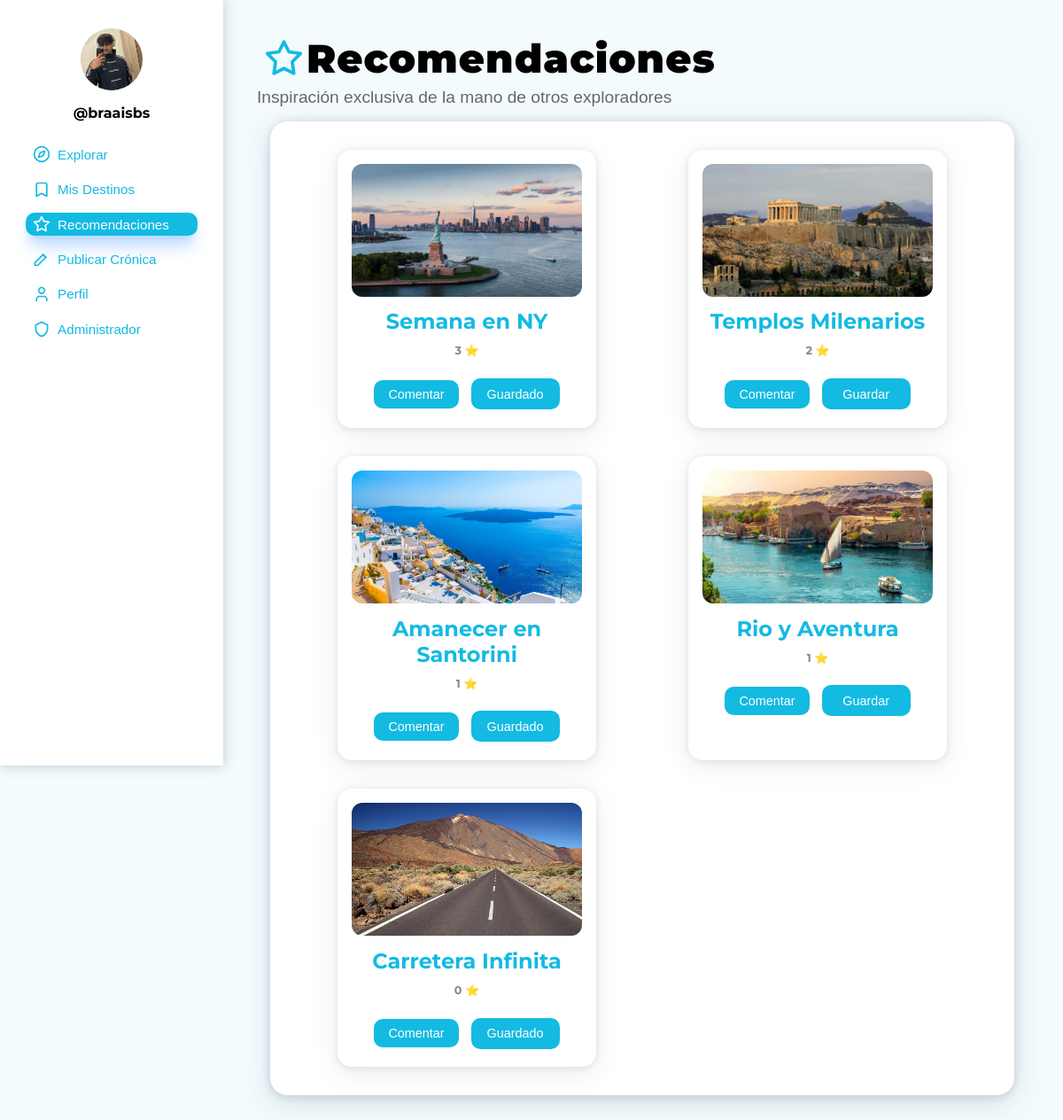
Page /admin-recomendaciones.php (signed in) on the committed database.
### tables this page shows
CREATE TABLE `cronica` (
  `id_cronica` int(11) NOT NULL,
  `titulo` varchar(300) NOT NULL,
  `ruta` text NOT NULL,
  `experiencia` longtext NOT NULL,
  `fecha_publicacion` datetime NOT NULL DEFAULT current_timestamp(),
  `imagen_principal` varchar(500) DEFAULT NULL,
  `id_usuario` int(11) NOT NULL,
  `id_destino` int(11) NOT NULL,
  `estado` enum('Publicada','Pendiente','Rechazada') NOT NULL DEFAULT 'Pendiente',
  `num_recomendados` int(11) NOT NULL
);

CREATE TABLE `usuario` (
  `id_usuario` int(11) NOT NULL,
  `nombre_usuario` varchar(100) NOT NULL,
  `nombre` varchar(100) NOT NULL,
  `apellido1` varchar(100) NOT NULL,
  `correo` varchar(150) NOT NULL,
  `contrasena` varchar(255) NOT NULL,
  `rol` enum('administrador','explorador','normal') NOT NULL DEFAULT 'normal',
  `foto_perfil` varchar(500) DEFAULT 'imagenes/NoUser.png',
  `descripcion` text DEFAULT NULL,
  `ubicacion` varchar(200) DEFAULT NULL,
  `paises_visitados` int(11) DEFAULT 0,
  `num_publicaciones` int(11) DEFAULT 0,
  `fecha_registro` timestamp NOT NULL DEFAULT current_timestamp()
);

### admin-recomendaciones.php (the view, shortened to what this page needs)
<?php
$servidor   = "localhost";
$usuario_bd = "root";
$password_bd = "";
$nombre_bd  = "portal_viajes";
try {
    $pdo = new PDO("mysql:host=$servidor;dbname=$nombre_bd;charset=utf8mb4", $usuario_bd, $password_bd);
    $pdo->setAttribute(PDO::ATTR_ERRMODE, PDO::ERRMODE_EXCEPTION);
    $id_usuario = $_SESSION['usuario_id'];
    $stmt_usuario = $pdo->prepare("SELECT * FROM usuario WHERE id_usuario = ? LIMIT 1");
    $stmt_usuario->execute([$id_usuario]);
    $usuario = $stmt_usuario->fetch(PDO::FETCH_ASSOC);
    $stmt_cronicas = $pdo->prepare("
        SELECT c.*, d.nombre AS destino
        FROM cronica c
        JOIN destino d ON c.id_destino = d.id_destino
        WHERE c.estado = 'Publicada'
        ORDER BY c.num_recomendados DESC, c.fecha_publicacion DESC
    ");
    $stmt_cronicas->execute();
    $cronicas = $stmt_cronicas->fetchAll(PDO::FETCH_ASSOC);
} catch (PDOException $e) {
    die("Error de conexión: " . $e->getMessage());
}
?>
<!DOCTYPE html>
<html lang="es">
    <head>
        <link rel="stylesheet" href="estilo.css" />
    </head>
    <body>
        <div class="estructura">
            <main>
                <header class="caja-encabezado-principal">
                    <h1 class="encabezado-principal seccion-recomendaciones">Recomendaciones</h1>
                    <p class="subtitulo-principal">Inspiración exclusiva de la mano de otros exploradores</p>
                </header>
                <div class="caja-principal">
                    <div class="cronicas">
                        <?php if (!empty($cronicas)): ?>
                            <?php foreach ($cronicas as $cronica): ?>
                                <?php
                                $stmt_check = $pdo->prepare("SELECT 1 FROM cronica_guardada WHERE id_usuario = ? AND id_cronica = ?");
                                $stmt_check->execute([$id_usuario, $cronica['id_cronica']]);
                                $ya_guardada = $stmt_check->fetch() !== false;
                                ?>
                                <article class="cronica">
                                    <a href="admin-cronica.php?id=<?php echo $cronica['id_cronica']; ?>" class="enlace-leer-cronica">
                                        <img src="<?php echo htmlspecialchars($cronica['imagen_principal']); ?>"
                                             alt="Foto de <?php echo htmlspecialchars($cronica['titulo']); ?>" />
                                        <h2 class="titulo-cronica">
                                            <?php echo htmlspecialchars($cronica['titulo']); ?>
                                            <br>
                                            <span style="font-size: 0.8rem; color: #888;"> <?php echo $cronica['num_recomendados']; ?> &#x2B50;</span>
                                        </h2>
                                    </a>
                                    <a href="admin-cronica.php?id=<?php echo $cronica['id_cronica']; ?>#comentarios-seccion" class="boton-accion" style="text-decoration:none; text-align:center;">Comentar</a>
                                    <form method="POST" style="display:inline;">
                                        <button type="submit" class="boton-accion">
                                            <?php echo $ya_guardada ? 'Guardado' : 'Guardar'; ?>
                                        </button>
                                    </form>
                                </article>
                            <?php endforeach; ?>
                        <?php else: ?>
                            <p class="sin-resultados">No hay crónicas publicadas todavía.</p>
                        <?php endif; ?>
                    </div>
                </div>
            </main>
            <aside>
                <?php if (!empty($usuario)): ?>
                    <img class="foto-perfil"
                         src="<?php echo htmlspecialchars($usuario['foto_perfil'] ?: 'imagenes/NoUser.png'); ?>"
                         alt="Imagen de perfil" />
                    <h3 class="nombre-usuario">@<?php echo htmlspecialchars(trim($usuario['nombre_usuario'])); ?></h3>
                <?php else: ?>
                    <img class="foto-perfil" src="imagenes/NoUser.png" alt="Imagen de perfil" />
                    <h3 class="nombre-usuario">@Usuario</h3>
                <?php endif; ?>
                <nav class="menu-principal">
                    <div class="grupo-menu">
                        <a href="admin-explorar.php" class="enlace-menu explorar">Explorar</a>
                        <a href="admin-misdestinos.php" class="enlace-menu mis-destinos">Mis Destinos</a>
                        <a href="<?php echo $_SERVER['PHP_SELF']; ?>" class="enlace-menu activo recomendaciones">Recomendaciones</a>
                        <a href="admin-publicarcronica.php" class="enlace-menu publicar-cronica">Publicar Crónica</a>
                        <a href="admin-perfil.php" class="enlace-menu perfil">Perfil</a>
                        <a href="admin-pendiente.php" class="enlace-menu administrador">Administrador</a>
                    </div>
                </nav>
            </aside>
        </div>
    </body>
</html>

### estilo.css (style rules this page uses)
:root { --color-azul: #13bae2; --color-fondo-general: #f4fbfd; --color-letra-negra: #000000; --color-letra-gris: #666666; }
html, body { max-width: 100vw; overflow-x: hidden; }
h1, h2, h3, h4, h5, h6 { font-family: 'Montserrat', Arial, sans-serif; margin: 0; color: var(--color-letra-negra); }
h1.encabezado-principal { font-size: 2.8rem; font-weight: 900; line-height: 1.17; letter-spacing: 0.02em; padding-right: 4.2rem; padding-left: 3.5rem; }
h3.nombre-usuario { font-size: 1rem; margin: 0 0 1.5rem 0; color: var(--color-letra-negra); }
p.subtitulo-principal { font-size: 1.2rem; color: var(--color-letra-gris); margin: 0.4rem 0 0 0; padding-right: 3.2rem; }
body { margin: 0; font-family: Arial, sans-serif; background: var(--color-fondo-general); color: var(--color-azul); }
.estructura { display: flex; min-height: 100vh; }
aside { position: fixed; top: 0; left: 0; width: 220px; height: 100vh; background: #fff; box-shadow: 0 0 14px rgba(0,50,100,0.25); padding: 2rem 1rem; display: flex; flex-direction: column; align-items: center; }
.foto-perfil { width: 70px; height: 70px; border-radius: 50%; object-fit: cover; margin-bottom: 1rem; background: #e1eaf2; }
.enlace-menu { display: flex; align-items: center; color: var(--color-azul); text-decoration: none; padding: 0.3rem 2rem 0.3rem 36px; border-radius: 10px; margin-bottom: 0.8rem; font-size: 0.95rem; position: relative; }
.enlace-menu::before { content: ""; position: absolute; left: 8px; width: 20px; height: 20px; background-repeat: no-repeat; background-size: contain; background-position: center; }
.activo { background: var(--color-azul); color: #fff; box-shadow: 0 15px 20px -5px rgba(147, 197, 253, 0.7), 0 8px 12px -6px rgba(147, 197, 253, 0.65); }
.activo::before { filter: brightness(0) invert(1); }
main { align-items: center; margin-left: 250px; flex: 1; padding: 2.5rem 0; display: flex; flex-direction: column; align-items: flex-start; }
.caja-encabezado-principal { text-align: left; margin-bottom: 1rem; width: 100%; padding: 0 2.5rem; }
.encabezado-principal { font-family: 'Montserrat', Arial, sans-serif; font-size: 2.5rem; font-weight: 700; line-height: 1.17; letter-spacing: 0.02em; margin: 0; color: var(--color-letra-negra); }
.subtitulo-principal { font-size: 1rem; color: var(--color-letra-gris); margin: 0.2rem 0 0 0; }
.cronicas { display: grid; grid-template-columns: repeat(3, 1fr); gap: 2rem; justify-content: center; }
@media (max-width: 1350px) { .cronicas { grid-template-columns: repeat(2, 1fr); } }
.cronica { width: 260px; background: var(--color-fondo-blanco, #fff); border-radius: 16px; box-shadow: 0 1px 6px 0 rgba(56,137,180,0.08), 0 7px 29px 0 rgba(48,70,100,0.10), 0 1px 8px 1px rgba(48,70,100,0.05); padding: 1rem; margin: 0 auto; text-align: center; }
.cronica img { width: 100%; border-radius: 12px; height: 150px; object-fit: cover; margin-bottom: 0.6rem; }
.titulo-cronica { font-weight: bold; font-size: 1.1rem; color: var(--color-azul); margin-bottom: 0.3rem; }
.caja-principal { position: relative; align-self: center; background: var(--color-fondo-blanco, #fff); border-radius: 20px; box-shadow: 0 1.5px 8px 0 rgba(56,137,180,0.11), 0 9px 32px 0 rgba(48,70,100,0.15), 0 1.5px 10px 2px rgba(48,70,100,0.08); padding: 2rem 2.5rem; width: 80%; max-width: 1100px; min-width: 320px; margin: 0 auto 3rem auto; }
.enlace-leer-cronica { text-decoration: none; color: inherit; display: block; }
.boton-accion { background: var(--color-azul); width: 100px; height: 35px; color: white; border: none; border-radius: 10px; padding: 0.5rem 1rem; margin: 0.3rem; cursor: pointer; text-decoration: none; font-size: 0.9rem; transition: background 0.3s; }
h1.encabezado-principal.seccion-recomendaciones::before { content: ""; display: inline-block; vertical-align: middle; position: absolute; width: 45px; height: 45px; left: 0.5rem; top: 50%; transform: translateY(-50%); background-size: contain; background-position: center; }
h1.encabezado-principal.seccion-recomendaciones { position: relative; }
.nombre-usuario { position: relative; font-size: 2rem; font-weight: bold; z-index: 20; color: #000000; margin-top: 4.5rem; margin-bottom: 10px; display: flex; align-items: center; gap: 1rem; flex-wrap: wrap; }
.titulo-cronica { text-align: center; font-size: 1.5rem; margin-bottom: 1rem; font-weight: bold; color: var(--color-azul); }

### rows in the picture
cronica: imagen_principal (picture), titulo "Semana en NY", num_recomendados "3", shows "Guardado"
cronica: imagen_principal (picture), titulo "Templos Milenarios", num_recomendados "2", shows "Guardar"
cronica: imagen_principal (picture), titulo "Amanecer en Santorini", num_recomendados "1", shows "Guardado"
cronica: imagen_principal (picture), titulo "Rio y Aventura", num_recomendados "1", shows "Guardar"
cronica: imagen_principal (picture), titulo "Carretera Infinita", num_recomendados "0", shows "Guardado"
usuario: foto_perfil (picture), nombre_usuario "braaisbs"
